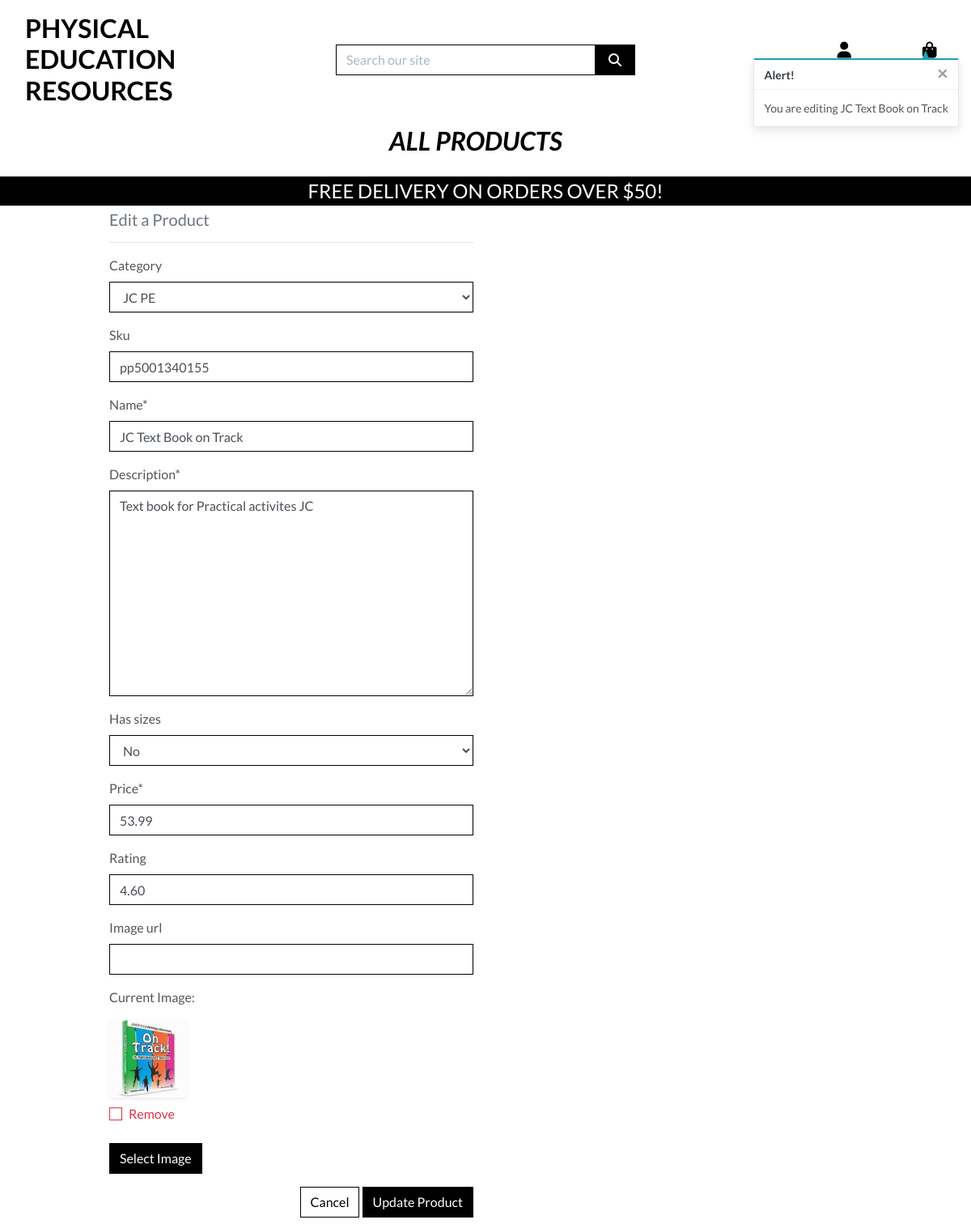
/products/edit/5/ (signed in), run on the app's committed database.
### products/models.py (models this page shows, shortened)
class Product(models.Model):
    category = models.ForeignKey('Category', null=True, blank=True, on_delete=models.SET_NULL)
    sku = models.CharField(max_length=254, null=True, blank=True)
    name = models.CharField(max_length=254)
    description = models.TextField()
    has_sizes = models.BooleanField(default=False, null=True, blank=True)
    price = models.DecimalField(max_digits=6, decimal_places=2)
    rating = models.DecimalField(max_digits=6, decimal_places=2, null=True, blank=True)
    image_url = models.URLField(max_length=1024, null=True, blank=True)
    image = models.ImageField(null=True, blank=True)

### products/views.py (the view)
# urls.py: path('edit/<int:product_id>/', views.edit_product, name='edit_product'),
@login_required
def edit_product(request, product_id):
    if not request.user.is_superuser:
        messages.error(request, 'Sorry, only store owners can do that.')
        return redirect(reverse('home'))
    product = get_object_or_404(Product, pk=product_id)
    if request.method == 'POST':
        form = ProductForm(request.POST, request.FILES, instance=product)
        if form.is_valid():
            form.save()
            messages.success(request, 'Successfully updated product!')
            return redirect(reverse('product_detail', args=[product.id]))
        else:
            messages.error(request, 'Failed to update product. Please ensure the form is valid.')
    else:
        form = ProductForm(instance=product)
        messages.info(request, f'You are editing {product.name}')
    template = 'products/edit_product.html'
    context = {
        'form': form,
        'product': product,
    }
    return render(request, template, context)

### products/forms.py
class ProductForm(forms.ModelForm):
    class Meta:
        model = Product
        fields = '__all__'
    image = forms.ImageField(label='Image', required=False, widget=CustomClearableFileInput)
    def __init__(self, *args, **kwargs):
        super().__init__(*args, **kwargs)
        categories = Category.objects.all()
        friendly_names = [(c.id, c.get_friendly_name()) for c in categories]
        self.fields['category'].choices = friendly_names
        for field_name, field in self.fields.items():
            field.widget.attrs['class'] = 'border-black rounded-0'

### bag/contexts.py (called while the page is built, shortened)
def bag_contents(request):
    bag_items = []
    total = 0
    product_count = 0
    bag = request.session.get('bag', {})
    if total < settings.FREE_DELIVERY_THRESHOLD:
        delivery = total * Decimal(settings.STANDARD_DELIVERY_PERCENTAGE / 100)
        free_delivery_delta = settings.FREE_DELIVERY_THRESHOLD - total
    else:
        delivery = 0
        free_delivery_delta = 0
    grand_total = delivery + total
    context = {
        'bag_items': bag_items,
        'total': total,
        'product_count': product_count,
        'delivery': delivery,
        'free_delivery_delta': free_delivery_delta,
        'free_delivery_threshold': settings.FREE_DELIVERY_THRESHOLD,
        'grand_total': grand_total,
    }
    return context

### products/models.py (called while the page is built)
    def get_friendly_name(self):
        return self.friendly_name

### products/templates/products/edit_product.html (shortened to what this page needs)
{% extends "base.html" %}
{% load static %}
{% block page_header %}
    <div class="container header-container">
    </div>
{% endblock %}
{% block content %}
    <div class="overlay"></div>
    <div class="container">
        <div class="row">
            <div class="col-12 col-md-6">
                <h2 class="logo-font mb-4">Product Management</h2>
                <h5 class="text-muted">Edit a Product</h5>
                <hr>
            </div>
        </div>
        <div class="row">
            <div class="col-12 col-md-6">
                <form method="POST" action="{% url 'edit_product' product.id %}" class="form mb-2" enctype="multipart/form-data">
                    {% for field in form %}
                        {% if field.name != 'image' %}
                            {{ field | as_crispy_field }}
                        {% else %}
                            {{ field }}
                        {% endif %}
                    {% endfor %}
                    <div class="text-right">
                        <a class="btn btn-outline-black rounded-0" href="{% url 'products' %}">Cancel</a>
                        <button class="btn btn-black rounded-0" type="submit">Update Product</button>
                    </div>
                </form>
            </div>
        </div>
    </div>
{% endblock %}

### static/css/base.css (style rules this page uses)
html { height: 100%; }
body { background: url('/media/pecurriculumpe.jpg') no-repeat center center fixed; background-size: cover; height: calc(100vh - 164px); color: #555; font-family: 'Lato'; }
.logo-font { text-transform: uppercase; }
.btn-black { background: black; color: white; }
.btn-outline-black { background: white; color: black !important; border: 1px solid black; }
.border-black { border: 1px solid black !important; }
.overlay { height: 100%; width: 100%; top: 0; left: 0; position: fixed; background: white; z-index: -1; }
@media (min-width: 1200px) { .container { max-width: 80%; } }
@media (min-width: 992px) { .header-container { padding-top: 164px; } }

### data on the page
Product: category "JC PE" "pp5001340155" "JC Text Book on Track" "Text book for Practical activites JC" "No" "53.99" "4.60"

### other printed values
{{ free_delivery_threshold }} "50"
{{ message }} "You are editing JC Text Book on Track"
{{ widget.initial_text }} "Current Image"
{{ widget.clear_checkbox_label }} "Remove"
